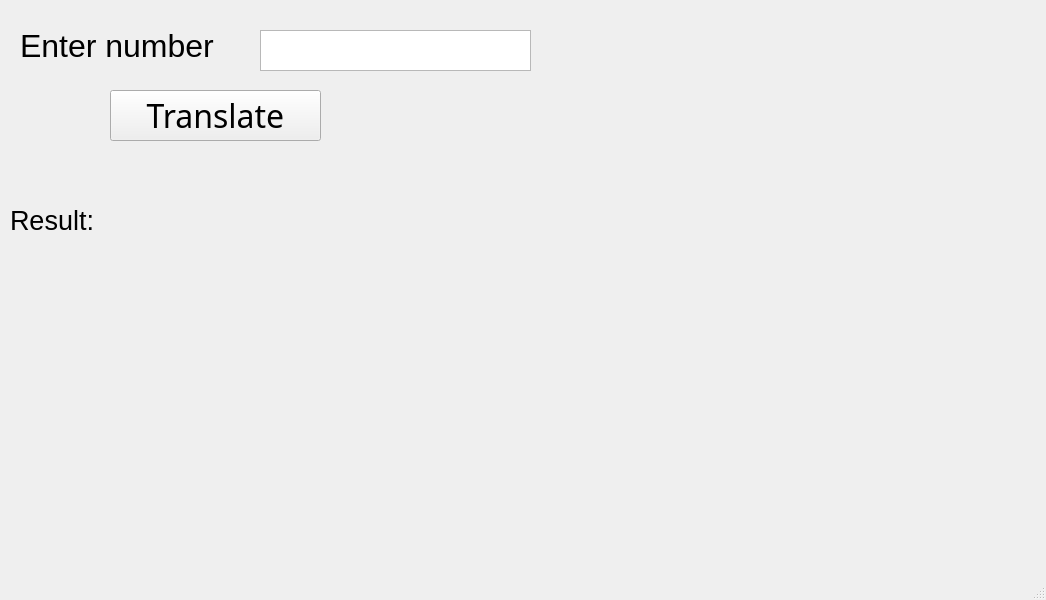
<?xml version="1.0" encoding="UTF-8"?>
<ui version="4.0">
 <class>MainWindow</class>
 <widget class="QMainWindow" name="MainWindow">
  <property name="geometry">
   <rect>
    <x>0</x>
    <y>0</y>
    <width>1046</width>
    <height>600</height>
   </rect>
  </property>
  <property name="windowTitle">
   <string>MainWindow</string>
  </property>
  <widget class="QWidget" name="centralwidget">
   <widget class="QTextEdit" name="textEdit">
    <property name="geometry">
     <rect>
      <x>260</x>
      <y>30</y>
      <width>271</width>
      <height>41</height>
     </rect>
    </property>
   </widget>
   <widget class="QPushButton" name="TranslateButton">
    <property name="geometry">
     <rect>
      <x>110</x>
      <y>90</y>
      <width>211</width>
      <height>51</height>
     </rect>
    </property>
    <property name="font">
     <font>
      <family>Ubuntu Condensed</family>
      <pointsize>24</pointsize>
      <italic>false</italic>
      <bold>false</bold>
     </font>
    </property>
    <property name="text">
     <string>Translate</string>
    </property>
   </widget>
   <widget class="QLabel" name="label">
    <property name="geometry">
     <rect>
      <x>20</x>
      <y>30</y>
      <width>241</width>
      <height>31</height>
     </rect>
    </property>
    <property name="font">
     <font>
      <family>Ubuntu</family>
      <pointsize>24</pointsize>
      <bold>false</bold>
     </font>
    </property>
    <property name="text">
     <string>Enter number</string>
    </property>
   </widget>
   <widget class="QLabel" name="ResultText">
    <property name="geometry">
     <rect>
      <x>10</x>
      <y>150</y>
      <width>1021</width>
      <height>141</height>
     </rect>
    </property>
    <property name="font">
     <font>
      <pointsize>20</pointsize>
     </font>
    </property>
    <property name="text">
     <string>Result: </string>
    </property>
   </widget>
  </widget>
  <widget class="QMenuBar" name="menubar">
   <property name="geometry">
    <rect>
     <x>0</x>
     <y>0</y>
     <width>1046</width>
     <height>22</height>
    </rect>
   </property>
  </widget>
  <widget class="QStatusBar" name="statusbar"/>
 </widget>
 <resources/>
 <connections/>
</ui>
